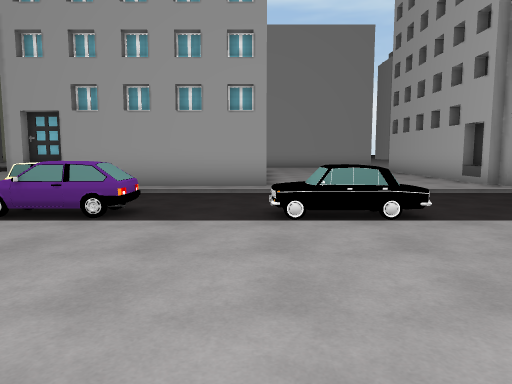
view 1 (above)

22 first-person views from a walk through a 3-D level made in the Unity game engine. The camera is 1.4 m above the floor, tilts 6° down and sees 70° across. The floor is counted in squares, 2 m on a side. Each view is taken from the middle of a square. On the plan, view 1 faces up. The plan holds only what a view shows up to about 11 squares ahead; the rest is blank. The place goes on beyond the plan.

view 2
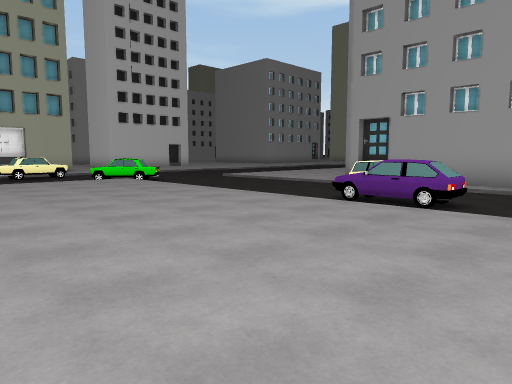

view 3
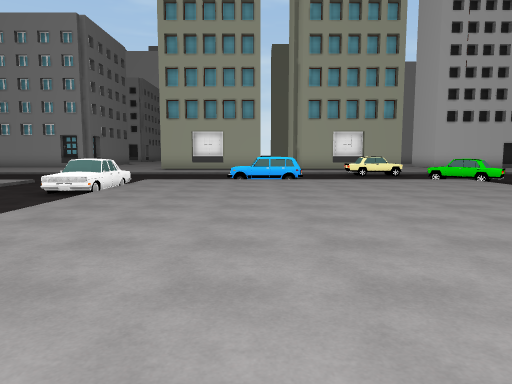

view 4
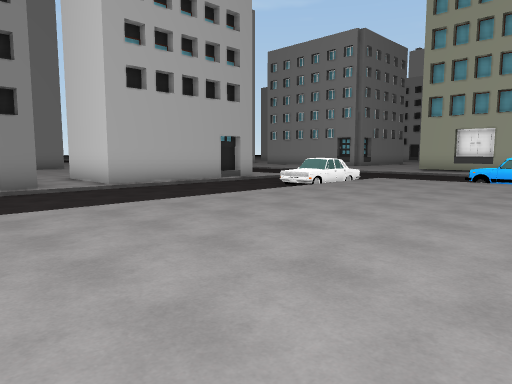

view 5
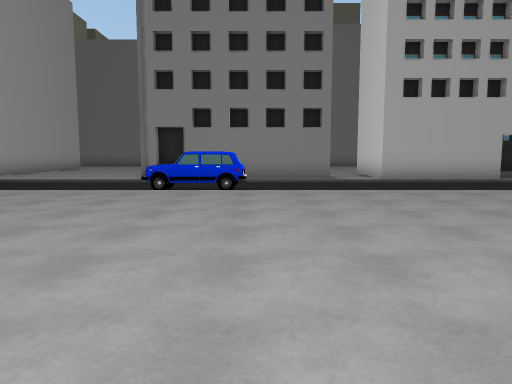

view 6
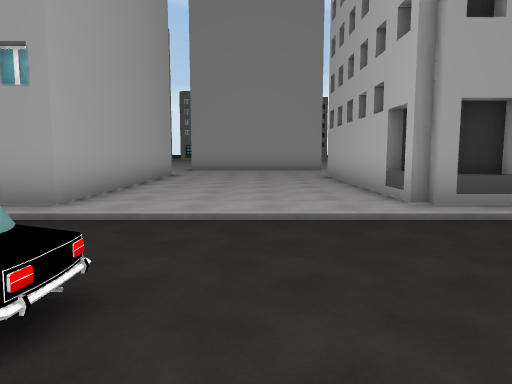

view 7
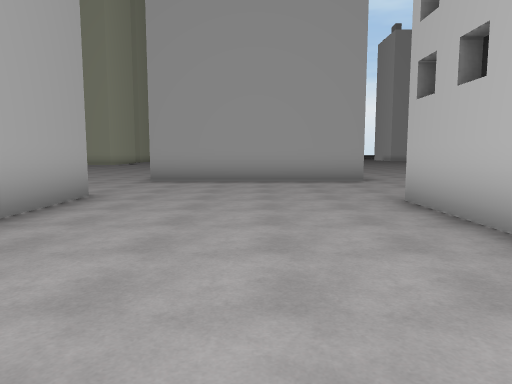

view 8
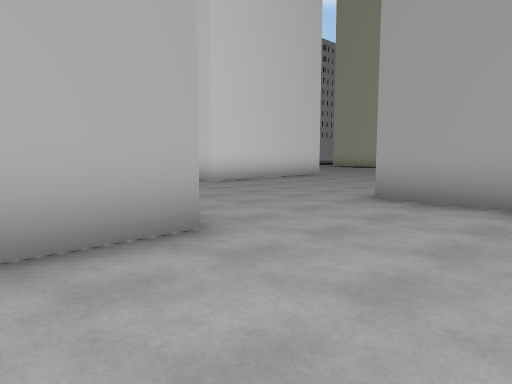

view 9
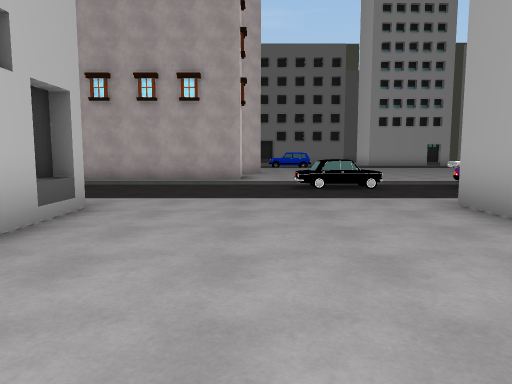

view 10
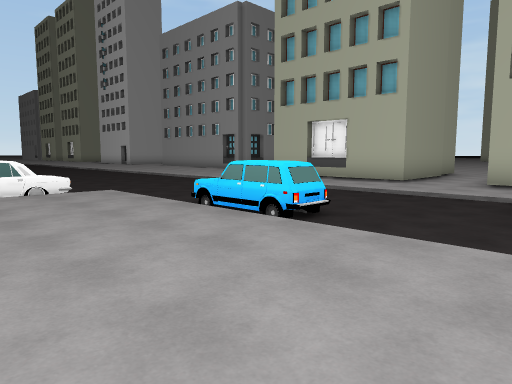

view 11
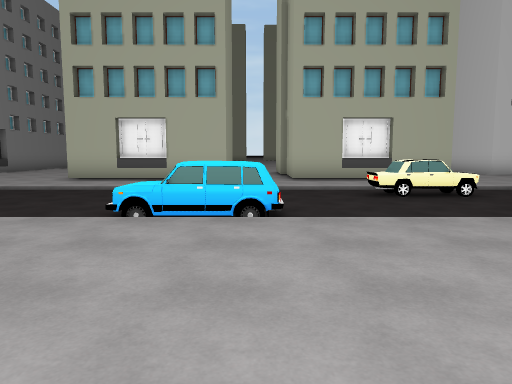

view 12
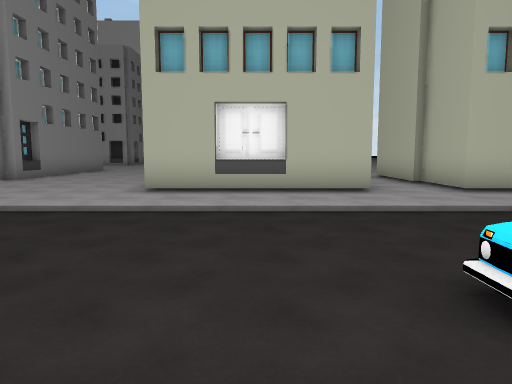

view 13
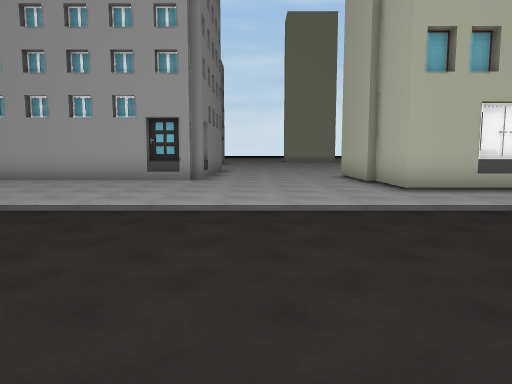

view 14
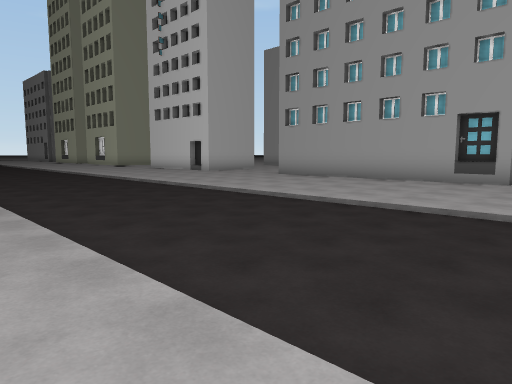

view 15
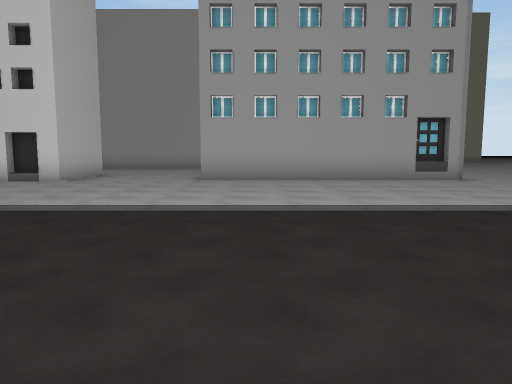

view 16
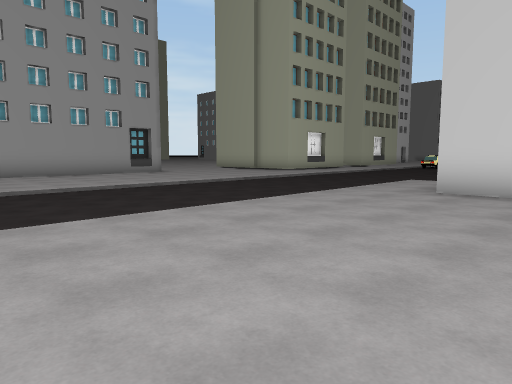

view 17
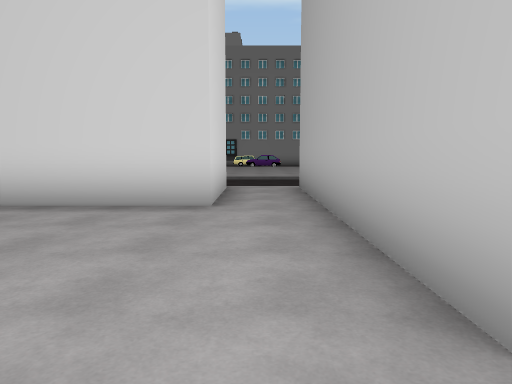

view 18
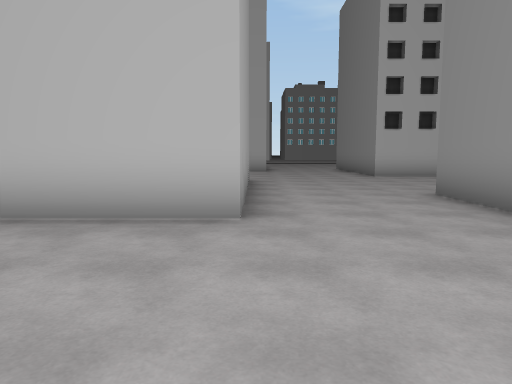

view 19
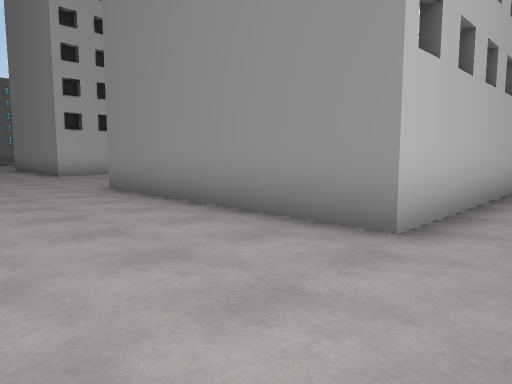

view 20
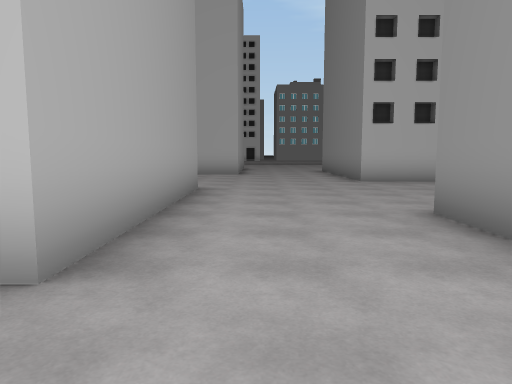

view 21
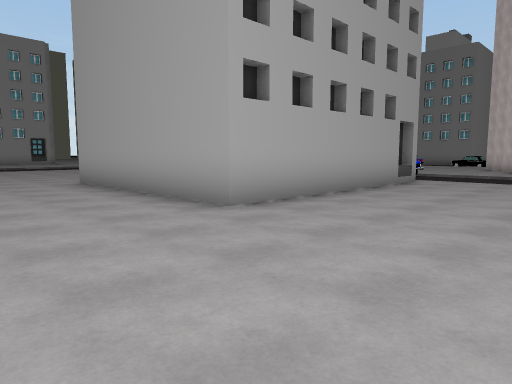

view 22
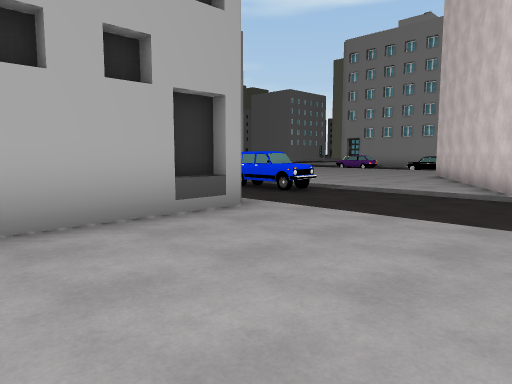

### Floor plan
Key: @ floor where view 1 was taken; # wall or solid block; . main floor; - floor 0.25 m lower than the main floor; / step, stairs or slope; B building; O other object.
Columns run from 21 left of view 1 to 7 right of it. Each row starts with its distance up from view 1.
 21                 B....
 20                 B....
 19                 B.....BBBBB..
 18                  ............
 17                   ..........
 16                    .........
 15                      B.....
 14                      B.....B
 13                      B.....B
 12                      B.....B
 11                      B.....B
 10                      B.....B
  9                      B.....B
  8               ..#BBBB#.....BB
  7               --- O---------
  6              ---------------
  5      ../  -O------OO-OO#-----
  4      B /- O#/////////////////
  3      B /O-O/.............####
  2      B./O--/.............#
  1      B.//--/...........
  0  BBBBB./---/.........@..##
 -1   ...../--O/.............#
 -2   ##BB./--#/.............
 -3      B./--//..............##
 -4      B./---/...............#
 -5      B./---///O/////////////
 -6  BBBBB./---- #O-------OO----
 -7  ....../--------------------
 -8  ....../---//////////////////
 -9  ....../---/.BBBBB.BBBBBB....
-10  ....../---/.    B.B    B....
-11 BBB..../---/.BBBBB.B    B....
-12   B..../---/.......B    B....
-13   B..../---/... ...B    B...
-14   B..../---/... ...B    B...
-15   B..../---/.......######....
-16   B..../---/.................
-17   B..../---/.................
-18  ....../--- ....BBBBBB.......
-19  ....../---    .B     .....BB
-20  ....../---    .B        ..B
-21 BBB...   --    .B          B

Positions as (right, up) in squares from view 1, and headings:
1: (0, 0), facing up
2: (0, -1), facing up-left
3: (0, -2), facing left
4: (0, 0), facing down-left
5: (0, 2), facing down
6: (3, 3), facing up
7: (3, 9), facing up
8: (3, 13), facing up-left
9: (3, 13), facing down
10: (-7, 2), facing down-left
11: (-6, -1), facing left
12: (-9, -4), facing left
13: (-9, -9), facing left
14: (-9, -9), facing down-left
15: (-9, -16), facing left
16: (-6, -18), facing up-left
17: (-3, -16), facing up
18: (-6, -15), facing right
19: (-7, -15), facing down-right
20: (-4, -16), facing right
21: (7, -18), facing up-left
22: (7, -12), facing up-left
